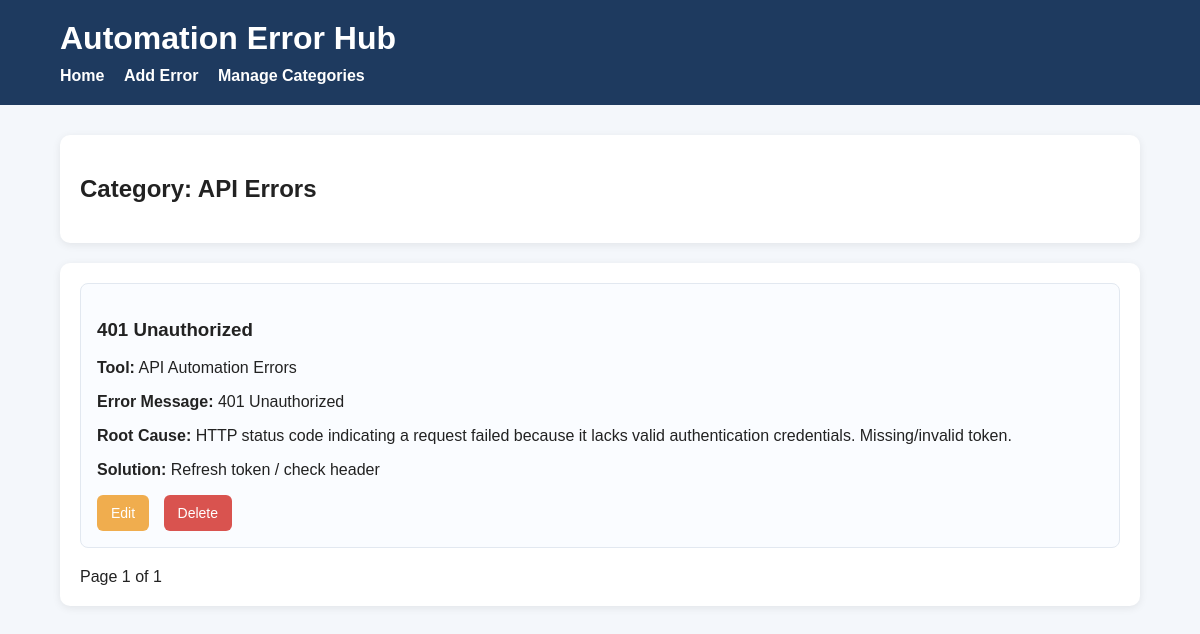
The page /category/1 on the database as committed earlier.
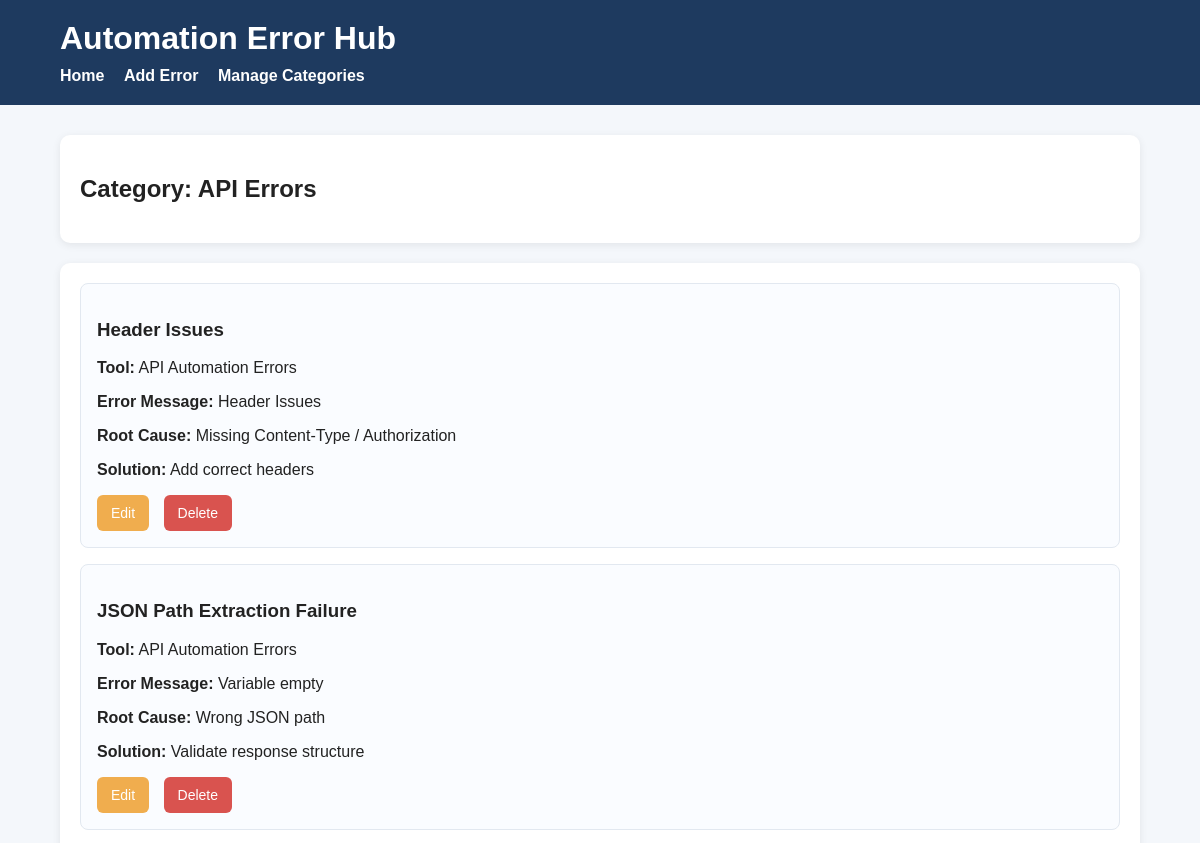
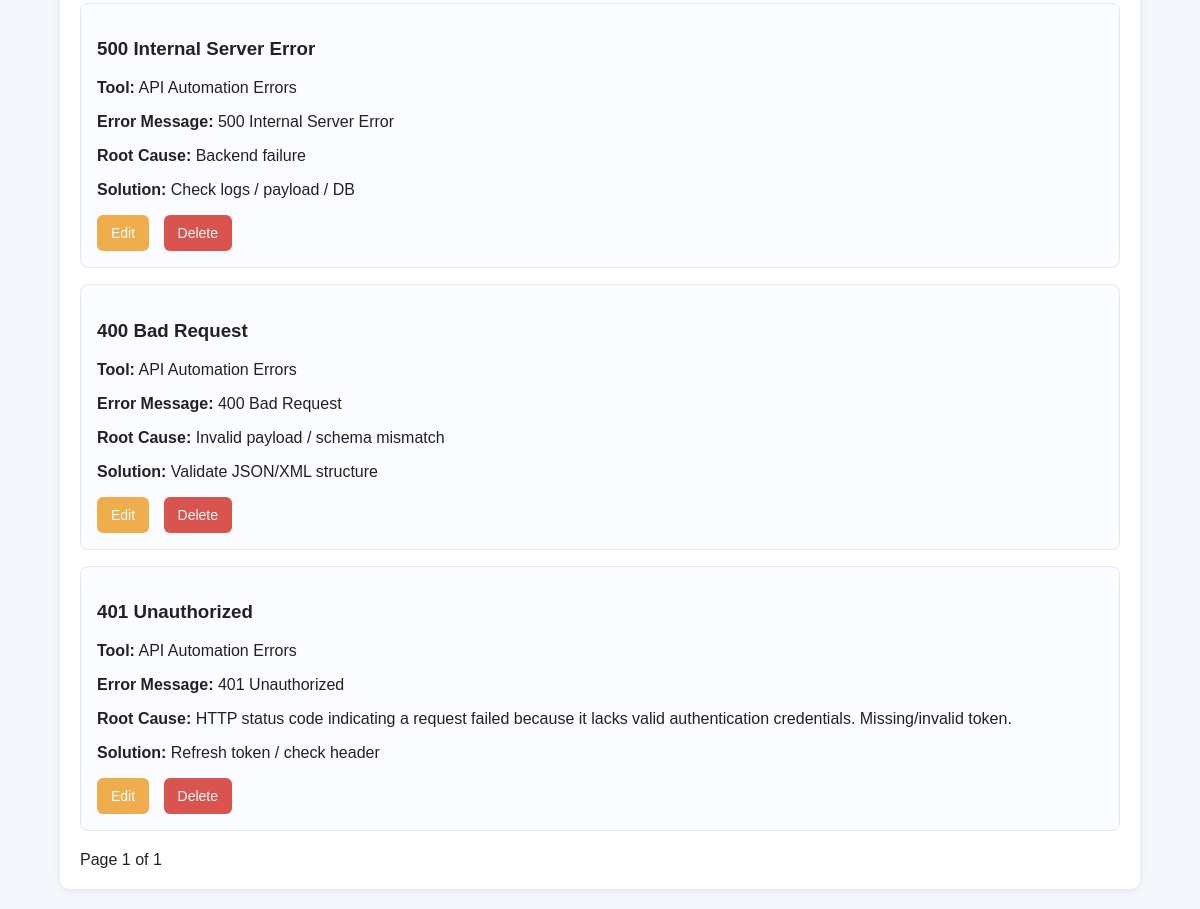
The same page on the database as committed later (2 pictures, top to bottom).
### tables this page shows
CREATE TABLE categories (
                id INTEGER PRIMARY KEY AUTOINCREMENT,
                name TEXT NOT NULL UNIQUE
            );

CREATE TABLE errors (
                id INTEGER PRIMARY KEY AUTOINCREMENT,
                error_name TEXT NOT NULL,
                category_id INTEGER,
                tool_name TEXT,
                error_message TEXT,
                root_cause TEXT,
                solution TEXT,
                image_path TEXT,
                FOREIGN KEY (category_id) REFERENCES categories(id)
            );

### app.py (the view)
@app.route("/category/<int:category_id>")
def view_category(category_id):
    page = request.args.get("page", 1, type=int)
    category = CategoryModel.get_category_by_id(category_id)
    if not category:
        return "<h3>Category not found.</h3><a href='/'>Back Home</a>"
    errors = ErrorModel.get_errors_by_category(category_id, page, PER_PAGE)
    total_errors = ErrorModel.count_errors_by_category(category_id)
    total_pages = math.ceil(total_errors / PER_PAGE) if total_errors > 0 else 1
    return render_template(
        "category.html",
        category=category,
        errors=errors,
        page=page,
        total_pages=total_pages
    )

### database.py (called while the page is built)
    @staticmethod
    def get_connection():
        conn = sqlite3.connect(DB_NAME)
        conn.row_factory = sqlite3.Row
        return conn

### models/category_model.py (called while the page is built)
    @staticmethod
    def get_category_by_id(category_id):
        conn = Database.get_connection()
        category = conn.execute(
            "SELECT * FROM categories WHERE id = ?",
            (category_id,)
        ).fetchone()
        conn.close()
        return category

### models/error_model.py (called while the page is built)
    @staticmethod
    def get_errors_by_category(category_id, page=1, per_page=5):
        offset = (page - 1) * per_page
        conn = Database.get_connection()
        errors = conn.execute("""
            SELECT errors.*, categories.name AS category_name
            FROM errors
            LEFT JOIN categories ON errors.category_id = categories.id
            WHERE categories.id = ?
            ORDER BY errors.id DESC
            LIMIT ? OFFSET ?
        """, (category_id, per_page, offset)).fetchall()
        conn.close()
        return errors

    @staticmethod
    def count_errors_by_category(category_id):
        conn = Database.get_connection()
        count = conn.execute("""
            SELECT COUNT(*) AS total
            FROM errors
            WHERE category_id = ?
        """, (category_id,)).fetchone()["total"]
        conn.close()
        return count

### templates/category.html (shortened to what this page needs)
{% extends "base.html" %}
{% block content %}
<div class="card">
    <h2>Category: {{ category.name }}</h2>
</div>
<div class="card">
    {% if errors %}
        {% for error in errors %}
            <div class="error-card">
                <h3>{{ error.error_name }}</h3>
                <p><strong>Tool:</strong> {{ error.tool_name or '' }}</p>
                <p><strong>Error Message:</strong> {{ error.error_message or '' }}</p>
                <p><strong>Root Cause:</strong> {{ error.root_cause or '' }}</p>
                <p><strong>Solution:</strong> {{ error.solution or '' }}</p>
                <div class="actions">
                    <a class="btn btn-edit" href="{{ url_for('edit_error', error_id=error.id) }}">Edit</a>
                    <a class="btn btn-delete"
                       href="{{ url_for('delete_error', error_id=error.id) }}"
                       onclick="return confirm('Are you sure you want to delete this error?');">
                       Delete
                    </a>
                </div>
            </div>
        {% endfor %}
    {% else %}
        <p>No errors found in this category.</p>
    {% endif %}
    <div class="pagination">
        <span>Page {{ page }} of {{ total_pages }}</span>
    </div>
</div>
{% endblock %}

### templates/base.html (shortened to what this page needs)
<!DOCTYPE html>
<html lang="en">
<head>
    <link rel="stylesheet" href="{{ url_for('static', filename='style.css') }}">
</head>
<body>
    <header class="topbar">
        <div class="container">
            <h1>Automation Error Hub</h1>
            <nav>
                <a href="{{ url_for('home') }}">Home</a>
                <a href="{{ url_for('add_error') }}">Add Error</a>
                <a href="{{ url_for('manage_categories') }}">Manage Categories</a>
            </nav>
        </div>
    </header>
    <main class="container">
        {% block content %}{% endblock %}
    </main>
</body>
</html>

### static/style.css (style rules this page uses)
body { font-family: Arial, sans-serif; background: #f4f7fb; margin: 0; padding: 0; color: #222; }
.container { width: 90%; max-width: 1100px; margin: 0 auto; }
.topbar { background: #1e3a5f; color: white; padding: 20px 0; margin-bottom: 30px; }
.topbar h1 { margin: 0 0 10px 0; }
.topbar nav a { color: white; text-decoration: none; margin-right: 15px; font-weight: bold; }
.card { background: white; border-radius: 10px; padding: 20px; margin-bottom: 20px; box-shadow: 0 2px 8px rgba(0, 0, 0, 0.08); }
button, .btn { display: inline-block; padding: 10px 14px; border: none; border-radius: 6px; text-decoration: none; cursor: pointer; font-size: 14px; }
.btn-edit { background: #f0ad4e; color: white; }
.btn-delete { background: #d9534f; color: white; }
.error-card { border: 1px solid #e2e8f0; border-radius: 8px; padding: 16px; margin-bottom: 16px; background: #fafcff; }
.actions { margin-top: 15px; }
.actions .btn { margin-right: 10px; }
.pagination { margin-top: 20px; display: flex; gap: 12px; align-items: center; flex-wrap: wrap; }

Rows that differ between the two databases and show on the page:
added errors: error_name "Header Issues", tool_name "API Automation Errors", error_message "Header Issues", root_cause "Missing Content-Type / Authorization", solution "Add correct headers"
added errors: error_name "JSON Path Extraction Failure", tool_name "API Automation Errors", error_message "Variable empty", root_cause "Wrong JSON path", solution "Validate response structure"
added errors: error_name "500 Internal Server Error", tool_name "API Automation Errors", error_message "500 Internal Server Error", root_cause "Backend failure", solution "Check logs / payload / DB"
added errors: error_name "400 Bad Request", tool_name "API Automation Errors", error_message "400 Bad Request", root_cause "Invalid payload / schema mismatch", solution "Validate JSON/XML structure"
